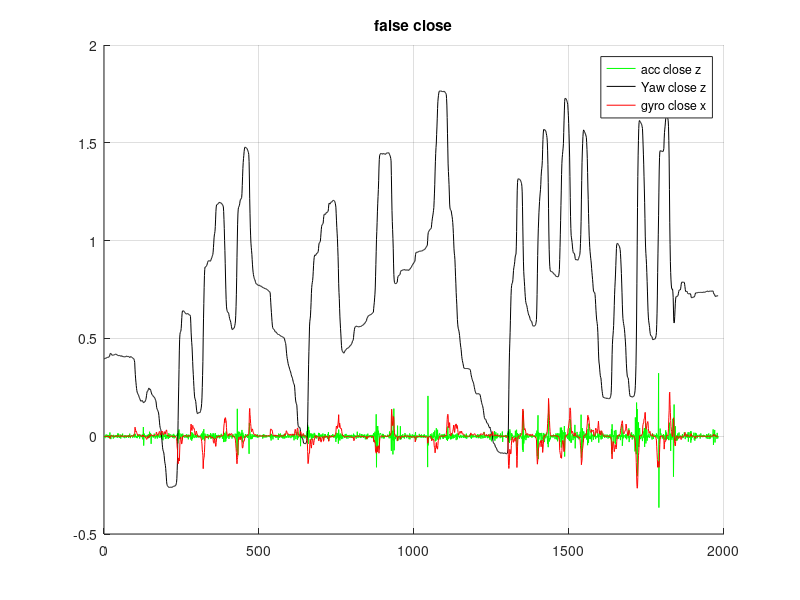

Recreate this plot in MATLAB.
clc;
clear all
close all
data1 = load('ACCsmallangleSaveWindows2018_4_25_14-30-35.TXT');
acc_close_x = data1(:,4);
acc_close_y = data1(:,5);
acc_close_z = data1(:,6);
gyro_close_x = data1(:,7);
normed_gyro_close_x = (gyro_close_x-min(gyro_close_x))/(max(gyro_close_x)-min(gyro_close_x));
gyro_close_y = data1(:,8);
gyro_close_z = data1(:,9);
normed_acc_close_z = (acc_close_z-min(acc_close_z))/(max(acc_close_z)-min(acc_close_z));
Roll_close_x = data1(:,1);
Pitch_close_y = data1(:,2);
Yaw_close_z = data1(:,3);
normed_Yaw_close_z = (Yaw_close_z-min(Yaw_close_z))/(max(Yaw_close_z)-min(Yaw_close_z));
t = 2:length(acc_close_x);
% plot(t,acc_close_x,'r');
% hold on;plot(t,acc_close_y,'b');
acc_z = acc_close_z';
hold on;plot(t,acc_z(t)-acc_z(t-1),'g');
% legend('accX','accY','accZ');
% figure
% plot(t,Roll_close_x,'r');
% hold on;plot(t,Pitch_close_y,'b');
hold on;
t = 1:length(acc_close_x);
plot(t,Yaw_close_z,'k');
grid on;
legend('Roll closeX','Pitch closeY','Yaw closeZ')
title('false close');
Yaw_open_max = max(Yaw_close_z)-min(Yaw_close_z)
% figure
plot(t,gyro_close_x,'r');
% hold on;plot(t,gyro_close_y,'b');
% hold on;
% plot(t,gyro_close_z,'k');
% legend('gyro close x','gyro close y','gyro close z')
legend('acc close z','Yaw close z','gyro close x')